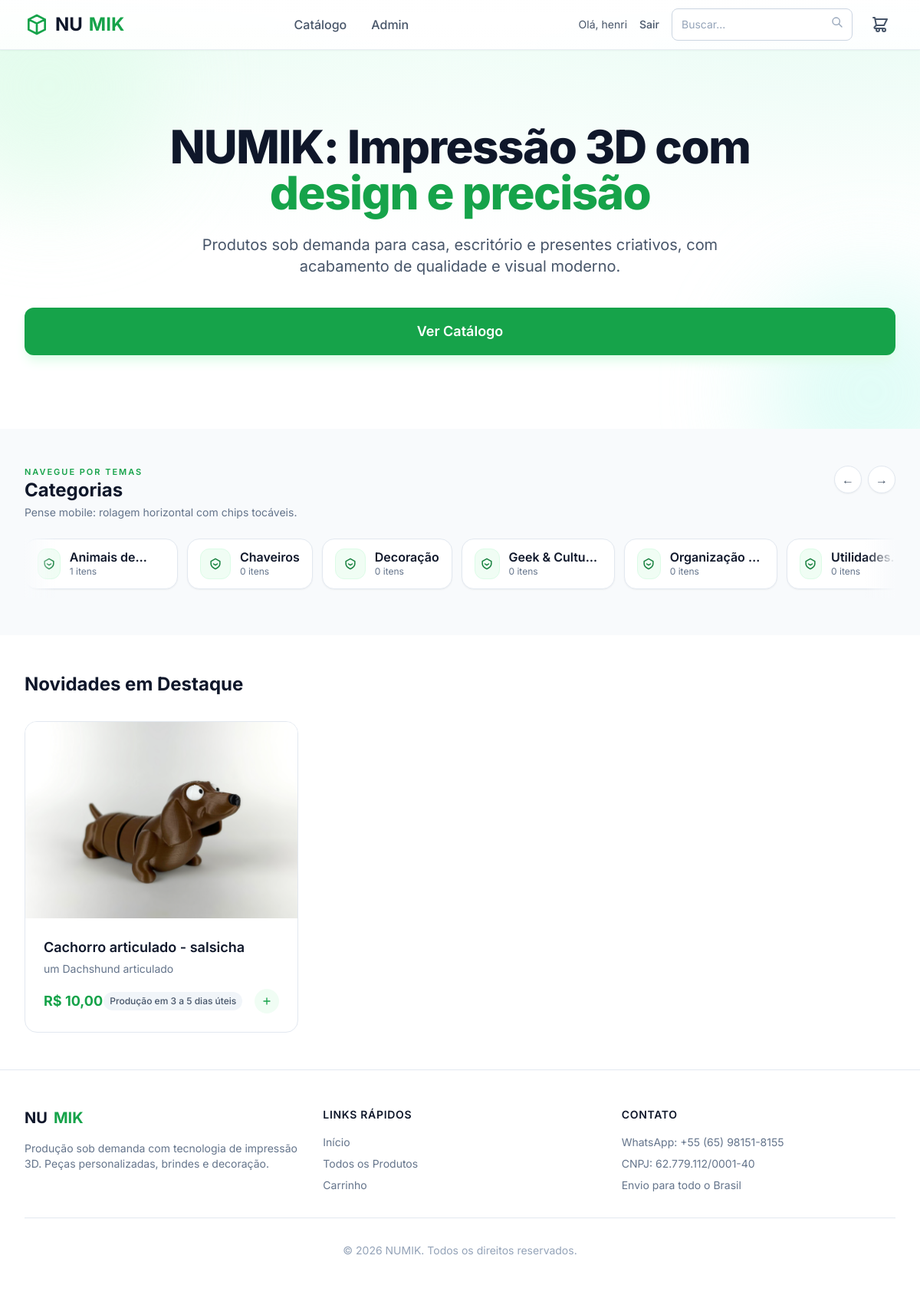
The app's page / (signed in) with its own data.
### catalog/models.py (models this page shows, shortened)
class Category(models.Model):
    name = models.CharField(max_length=150, verbose_name="Nome da Categoria")
    slug = models.SlugField(max_length=150, unique=True)
    description = models.TextField(blank=True, verbose_name="Descrição")
    class Meta:
        verbose_name = "Categoria"
        verbose_name_plural = "Categorias"
        ordering = ['name']

class Product(models.Model):
    category = models.ForeignKey(Category, related_name='products', on_delete=models.SET_NULL, null=True, blank=True, verbose_name="Categoria")
    name = models.CharField(max_length=200, verbose_name="Nome do Produto")
    slug = models.SlugField(max_length=200, unique=True)
    short_description = models.CharField(max_length=255, verbose_name="Descrição Curta")
    description = models.TextField(verbose_name="Descrição Longa")
    base_price = models.DecimalField(max_digits=10, decimal_places=2, verbose_name="Preço Base")
    is_active = models.BooleanField(default=True, verbose_name="Ativo?")
    lead_time_text = models.CharField(max_length=100, default="Produção em 3 a 5 dias úteis", verbose_name="Prazo Estimado")
    tags = models.ManyToManyField(Tag, related_name='products', blank=True, verbose_name="Tags (#)")
    created_at = models.DateTimeField(auto_now_add=True)
    updated_at = models.DateTimeField(auto_now=True)
    class Meta:
        verbose_name = "Produto"
        verbose_name_plural = "Produtos"
        ordering = ['-created_at']
    def get_absolute_url(self):
        return reverse('catalog:product_detail', kwargs={'slug': self.slug})

class ProductImage(models.Model):
    product = models.ForeignKey(Product, related_name='images', on_delete=models.CASCADE)
    image = models.ImageField(upload_to='products/%Y/%m/%d', verbose_name="Imagem")
    alt_text = models.CharField(max_length=200, blank=True, verbose_name="Texto Alternativo (SEO)")
    order = models.PositiveIntegerField(default=0, verbose_name="Ordem")
    class Meta:
        verbose_name = "Imagem do Produto"
        verbose_name_plural = "Imagens do Produto"
        ordering = ['order']

### catalog/views.py (the view)
# urls.py: path('', views.home, name='home'),
def home(request):
    featured_products = Product.objects.filter(is_active=True).order_by('?')[:6]
    categories = Category.objects.all()
    return render(request, 'catalog/home.html', {
        'products': featured_products,
        'categories': categories
    })

### templates/catalog/home.html (shortened to what this page needs)
{% extends 'base.html' %}
{% block content %}
<section class="relative overflow-hidden bg-gradient-to-b from-emerald-50/70 via-white to-white">
    <div class="absolute -top-24 -left-20 w-72 h-72 rounded-full bg-brand-100 blur-3xl opacity-60"></div>
    <div class="absolute -bottom-24 -right-20 w-72 h-72 rounded-full bg-teal-100 blur-3xl opacity-60"></div>
    <div class="max-w-7xl mx-auto px-4 sm:px-6 lg:px-8 py-24 text-center relative">
        <h1 class="text-4xl tracking-tight font-extrabold text-slate-900 sm:text-5xl md:text-6xl leading-tight">
            <span class="block">NUMIK: Impressão 3D com</span>
            <span class="block text-brand-600">design e precisão</span>
        </h1>
        <p class="mt-4 max-w-md mx-auto text-base text-slate-600 sm:text-lg md:mt-6 md:text-xl md:max-w-3xl">
            Produtos sob demanda para casa, escritório e presentes criativos, com acabamento de qualidade e visual moderno.
        </p>
        <div class="mt-10 max-w-sm mx-auto sm:max-w-none sm:flex sm:justify-center gap-4">
            <a href="{% url 'catalog:product_list' %}"
                class="w-full flex items-center justify-center px-8 py-3 border border-transparent text-base font-semibold rounded-xl text-white bg-brand-600 hover:bg-brand-700 md:py-4 md:text-lg md:px-10 transition-colors shadow-lg shadow-brand-100">
                Ver Catálogo
            </a>
        </div>
    </div>
</section>
{% if categories %}
<section class="py-12 bg-slate-50">
    <div class="max-w-7xl mx-auto px-4 sm:px-6 lg:px-8">
        <div class="flex items-start justify-between gap-3 mb-6">
            <div>
                <p class="text-[11px] font-semibold tracking-[0.18em] text-brand-600 uppercase">Navegue por temas</p>
                <h2 class="text-2xl font-bold text-slate-900 leading-tight">Categorias</h2>
                <p class="text-sm text-slate-500 mt-1">Pense mobile: rolagem horizontal com chips tocáveis.</p>
            </div>
            <div class="flex gap-2 items-center shrink-0">
                <button type="button" data-cat-prev
                    class="h-9 w-9 rounded-full border border-slate-200 bg-white text-slate-600 shadow-sm hover:border-brand-500 hover:text-brand-600 transition">
                    <span aria-hidden="true">&#8592;</span>
                </button>
                <button type="button" data-cat-next
                    class="h-9 w-9 rounded-full border border-slate-200 bg-white text-slate-600 shadow-sm hover:border-brand-500 hover:text-brand-600 transition">
                    <span aria-hidden="true">&#8594;</span>
                </button>
            </div>
        </div>
        <div class="relative">
            <div data-cat-scroller
                class="flex gap-3 overflow-x-auto pb-3 pr-3 scroll-smooth snap-x snap-mandatory scrollbar-hide">
                {% for cat in categories %}
                <a href="{% url 'catalog:product_list' %}?categoria={{ cat.slug }}"
                    class="group flex-none min-w-[160px] max-w-[200px] rounded-2xl border border-slate-200 bg-white px-4 py-3 snap-start shadow-sm hover:-translate-y-0.5 hover:border-brand-500 hover:shadow-md transition-all">
                    <div class="flex items-center gap-3">
                        <span class="h-10 w-10 rounded-xl bg-brand-50 border border-brand-100 text-brand-700 flex items-center justify-center">
                            <svg class="h-5 w-5" viewBox="0 0 24 24" fill="none" stroke="currentColor" stroke-width="1.8" stroke-linecap="round" stroke-linejoin="round">
                                <path d="M12 4l7 4v4c0 4-3 6-7 8-4-2-7-4-7-8V8l7-4z" />
                                <path d="M9 12l3 2 3-2" />
                            </svg>
                        </span>
                        <div class="text-left">
                            <p class="font-semibold text-slate-900 leading-tight line-clamp-1">{{ cat.name }}</p>
                            <p class="text-[12px] text-slate-500">{{ cat.products.count|default:0 }} itens</p>
                        </div>
                    </div>
                </a>
                {% endfor %}
            </div>
        </div>
    </div>
</section>
{% endif %}
<section class="py-12 bg-white">
    <div class="max-w-7xl mx-auto px-4 sm:px-6 lg:px-8">
        <h2 class="text-2xl font-bold text-slate-900 mb-8">Novidades em Destaque</h2>
        <div class="grid grid-cols-1 sm:grid-cols-2 lg:grid-cols-3 xl:grid-cols-4 gap-8">
            {% for product in products %}
            <div
                class="group relative bg-white border border-slate-200 rounded-2xl overflow-hidden hover:shadow-lg transition-all">
                <div class="aspect-w-4 aspect-h-3 bg-slate-100 sm:aspect-none sm:h-64 relative">
                    {% if product.images.first %}
                    <img src="{{ product.images.first.image.url }}"
                        alt="{{ product.images.first.alt_text|default:product.name }}"
                        class="w-full h-full object-center object-cover group-hover:scale-105 transition-transform duration-300">
                    {% else %}
                    <div class="w-full h-full flex items-center justify-center text-slate-400">Sem Imagem</div>
                    {% endif %}
                </div>
                <div class="p-6">
                    <div class="flex justify-between items-start">
                        <div>
                            <h3 class="text-lg font-semibold text-slate-900">
                                <a href="{{ product.get_absolute_url }}">
                                    <span aria-hidden="true" class="absolute inset-0"></span>
                                    {{ product.name }}
                                </a>
                            </h3>
                            <p class="mt-1 text-sm text-slate-500 line-clamp-2">{{ product.short_description }}</p>
                        </div>
                    </div>
                    <div class="mt-4 flex items-center justify-between">
                        <p class="text-lg font-bold text-brand-600">R$ {{ product.base_price }}</p>
                        <div class="flex items-center gap-2">
                            <span class="text-xs font-medium bg-slate-100 text-slate-600 px-2 py-1 rounded-full whitespace-nowrap">
                                {{ product.lead_time_text|default:"Prazo sob consulta" }}
                            </span>
                            <form action="{% url 'cart:cart_add' product.id %}" method="post">
                                <button type="submit"
                                    class="ml-2 text-brand-600 hover:text-brand-700 bg-brand-50 hover:bg-brand-100 p-2 rounded-full transition-colors">
                                    <svg class="w-4 h-4" fill="none" stroke="currentColor" viewBox="0 0 24 24">
                                        <path stroke-linecap="round" stroke-linejoin="round" stroke-width="2"
                                            d="M12 6v6m0 0v6m0-6h6m-6 0H6"></path>
                                    </svg>
                                </button>
                            </form>
                        </div>
                    </div>
                </div>
            </div>
            {% empty %}
            <p class="text-slate-500 col-span-full">Nenhum produto cadastrado ainda.</p>
            {% endfor %}
        </div>
    </div>
</section>
{% endblock %}

### templates/base.html (shortened to what this page needs)
<!DOCTYPE html>
<html lang="pt-br">
<head>
    <script src="https://cdn.tailwindcss.com"></script>
</head>
<body class="text-slate-900 font-sans min-h-screen flex flex-col antialiased">
    <header class="numik-surface border-b border-slate-200/70 shadow-sm sticky top-0 z-50">
        <div class="max-w-7xl mx-auto px-4 sm:px-6 lg:px-8">
            <div class="flex justify-between h-16 items-center">
                <div class="flex-shrink-0 flex items-center">
                    <a href="{% url 'catalog:home' %}" class="text-2xl font-bold text-slate-900 flex items-center gap-2">
                        <svg class="w-8 h-8 text-brand-600" fill="none" stroke="currentColor" viewBox="0 0 24 24" xmlns="http://www.w3.org/2000/svg"><path stroke-linecap="round" stroke-linejoin="round" stroke-width="2" d="M20 7l-8-4-8 4m16 0l-8 4m8-4v10l-8 4m0-10L4 7m8 4v10M4 7v10l8 4"></path></svg>
                        NU<span class="text-brand-600">MIK</span>
                    </a>
                </div>
                <nav class="hidden md:flex space-x-8">
                    <a href="{% url 'catalog:product_list' %}" class="text-slate-600 hover:text-brand-600 font-medium transition-colors">Catálogo</a>
                    {% if user.is_staff %}
                    <a href="{% url 'custom_admin:dashboard' %}" class="text-slate-600 hover:text-brand-600 font-medium transition-colors">Admin</a>
                    {% endif %}
                </nav>
                <div class="flex items-center space-x-4">
                    {% if user.is_authenticated %}
                    <span class="hidden sm:inline text-sm text-slate-600">Olá, {{ user.username }}</span>
                    <a href="{% url 'logout' %}" class="text-sm font-medium text-slate-600 hover:text-brand-600">Sair</a>
                    {% else %}
                    <a href="{% url 'login' %}" class="text-sm font-medium text-slate-600 hover:text-brand-600">Entrar</a>
                    <a href="{% url 'signup' %}" class="text-sm font-medium text-brand-600 hover:text-brand-700">Criar conta</a>
                    {% endif %}
                    <form action="{% url 'catalog:product_list' %}" method="get" class="hidden sm:flex relative">
                        <input type="text" name="q" placeholder="Buscar..." class="w-full bg-slate-100 placeholder-slate-400 text-slate-800 text-sm rounded-full pl-4 pr-10 py-2 focus:outline-none focus:ring-2 focus:ring-brand-500 transition-all border border-transparent focus:bg-white">
                        <button type="submit" class="absolute right-3 top-2.5 text-slate-400 hover:text-brand-600">
                            <svg class="h-4 w-4" fill="none" stroke="currentColor" viewBox="0 0 24 24"><path stroke-linecap="round" stroke-linejoin="round" stroke-width="2" d="M21 21l-6-6m2-5a7 7 0 11-14 0 7 7 0 0114 0z"></path></svg>
                        </button>
                    </form>
                    <a href="{% url 'cart:cart_detail' %}" class="relative text-slate-600 hover:text-brand-600 transition-colors p-2">
                        <svg class="w-6 h-6" fill="none" stroke="currentColor" viewBox="0 0 24 24"><path stroke-linecap="round" stroke-linejoin="round" stroke-width="2" d="M3 3h2l.4 2M7 13h10l4-8H5.4M7 13L5.4 5M7 13l-2.293 2.293c-.63.63-.184 1.707.707 1.707H17m0 0a2 2 0 100 4 2 2 0 000-4zm-8 0a2 2 0 100 4 2 2 0 000-4z"></path></svg>
                    </a>
                </div>
            </div>
        </div>
    </header>
    <main class="flex-grow flex flex-col">
        {% block content %}{% endblock %}
    </main>
    <footer class="bg-white border-t border-slate-200 mt-auto">
        <div class="max-w-7xl mx-auto px-4 sm:px-6 lg:px-8 py-12">
            <div class="grid grid-cols-1 md:grid-cols-3 gap-8">
                <div>
                    <span class="text-xl font-bold text-slate-900 flex items-center gap-2 mb-4">
                        NU<span class="text-brand-600">MIK</span>
                    </span>
                    <p class="text-slate-500 text-sm">
                        Produção sob demanda com tecnologia de impressão 3D. Peças personalizadas, brindes e decoração.
                    </p>
                </div>
                <div>
                    <h3 class="text-sm font-semibold text-slate-900 tracking-wider uppercase mb-4">Links Rápidos</h3>
                    <ul class="space-y-2 text-sm text-slate-500">
                        <li><a href="{% url 'catalog:home' %}" class="hover:text-brand-600 transition">Início</a></li>
                        <li><a href="{% url 'catalog:product_list' %}" class="hover:text-brand-600 transition">Todos os Produtos</a></li>
                        <li><a href="{% url 'cart:cart_detail' %}" class="hover:text-brand-600 transition">Carrinho</a></li>
                    </ul>
                </div>
                <div>
                    <h3 class="text-sm font-semibold text-slate-900 tracking-wider uppercase mb-4">Contato</h3>
                    <ul class="space-y-2 text-sm text-slate-500">
                        <li>WhatsApp: +55 (65) 98151-8155</li>
                        <li>CNPJ: 62.779.112/0001-40</li>
                        <li>Envio para todo o Brasil</li>
                    </ul>
                </div>
            </div>
            <div class="mt-8 pt-8 border-t border-slate-200 text-center text-sm text-slate-400">
                &copy; {% now "Y" %} NUMIK. Todos os direitos reservados.
            </div>
        </div>
    </footer>
</body>
</html>

### records on screen
Category: name "Animais…", products.count "1"
Category: name "Chaveiros", products.count "0"
Category: name "Decoração", products.count "0"
Category: name "Geek &…", products.count "0"
Category: name "Organização…", products.count "0"
Category: products.count "0"
Product: images.first.image (picture), name "Cachorro articulado - salsicha", short_description "um Dachshund articulado", base_price "10,00", lead_time_text "Produção em 3 a 5 dias úteis"

### other values on screen
{{ user.username }} "henri"
